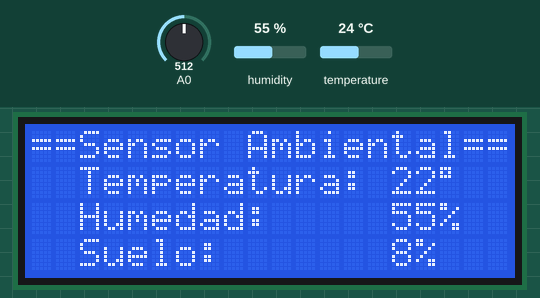
Simulated run of this sketch. Board: Arduino Uno, built with avr-gcc and run on an emulated ATmega328P. On the bench: 20×4 character LCD. The test bench sets the inputs (shaded band); at power-on: humidity 55 %, A0 = 512, temperature 24 °C.

Above: at 1.2 s.
1.3 s: humidity set to 22 %
At 2.8 s:
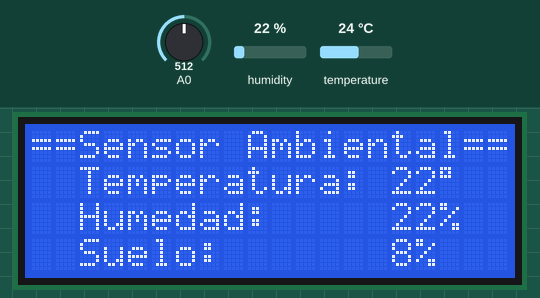
4.1 s: A0 set to 716
At 4.6 s:
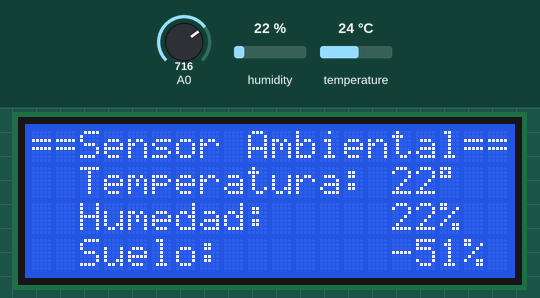
6.9 s: temperature set to 12 °C
At 9.6 s:
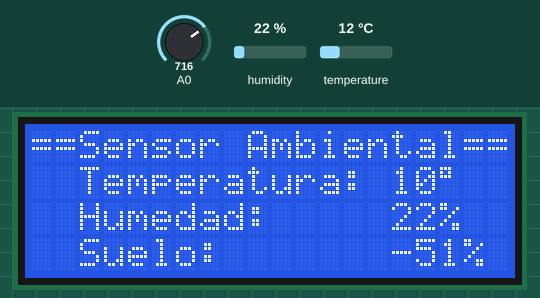
9.9 s: A0 set to 900
At 11.5 s:
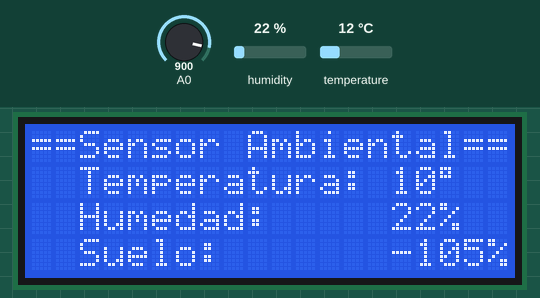
12.7 s: humidity set to 40 %
At 15.4 s:
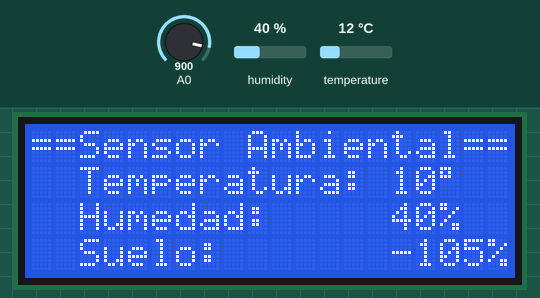
16.1 s: A0 set to 1023
At 17.3 s:
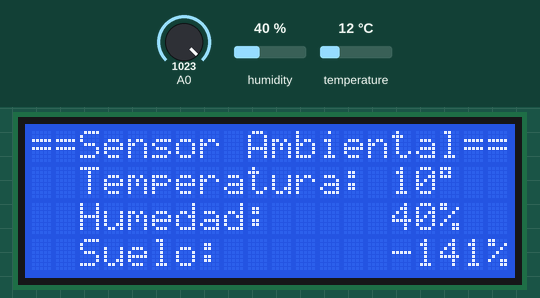
Timing chart, 0 to 19.1 s (numbered marks = the images above; inputs shaded):
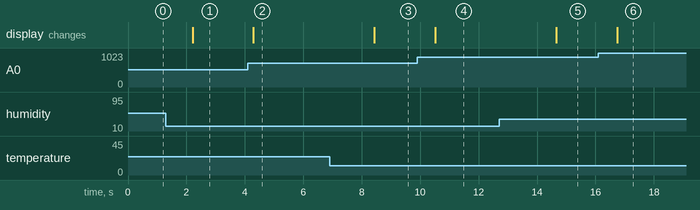

Measured:
- after the input at 1.3 s, the display: changes after 0.91 s (image 1)
- after the input at 4.1 s, the display: changes after 0.19 s (image 2)
- after the input at 6.9 s, the display: changes after 1.5 s (image 3)
- after the input at 9.9 s, the display: changes after 0.61 s (image 4)
- after the input at 12.7 s, the display: changes after 2.0 s (image 5)
- after the input at 16.1 s, the display: changes after 0.64 s (image 6)

The sketch:

SensorAmbiental.ino
```cpp
/* Librerias para la pantalla LCD con modulo I2C */
#include <Wire.h>
#include <LiquidCrystal_I2C.h>
/* Libreria para el sensor de temperatura y humedad*/
#include <DHT.h>

/* Conexiones en el Arduino */
//SCL -> A5
//SDA -> A4
//Sensor de humedad de suelo -> A0

//Pantalla LED
LiquidCrystal_I2C lcd(0x27,20,4);

//Sensor de humedad del suelo
const int dry = 538;
const int wet = 199;
int percentageHumidity;
int suelo;

//Valores del sensor DHT22
float t;
float h;

//Sensor DHT22 -> (DHTPin, DHTType)
DHT dht(10, DHT22);

void setup(){
  //Pantalla LCD
  lcd.init();
  lcd.backlight();

  //Sensor DHT22
  dht.begin();
}

void loop() {
  recogerDatos();
  mostrarDatos();
  delay(2000);
}

void recogerDatos(){
  t = dht.readTemperature();
  h = dht.readHumidity();
  suelo = analogRead(A0);
  percentageHumidity = map(suelo, wet, dry, 99, 0);
}

void mostrarDatos(){
  lcd.clear();
  mostrarTitulo();
  mostrarTemperatura();
  mostrarHumedad();
  mostrarHumedadSuelo();
}

void mostrarTitulo(){
  lcd.setCursor(0, 0);
  lcd.print("==Sensor Ambiental==");
}

void mostrarTemperatura(){
  lcd.setCursor(2, 1);
  lcd.print("Temperatura: ");
  lcd.print(round(t - 2));
  lcd.print((char)223);
}

void mostrarHumedad(){
  lcd.setCursor(2, 2);
  lcd.print("Humedad:     ");
  lcd.print(round(h));
  lcd.print("%");
}

void mostrarHumedadSuelo(){
  lcd.setCursor(2, 3);
  lcd.print("Suelo:       ");
  lcd.print(percentageHumidity);
  lcd.print("%");
}
```
